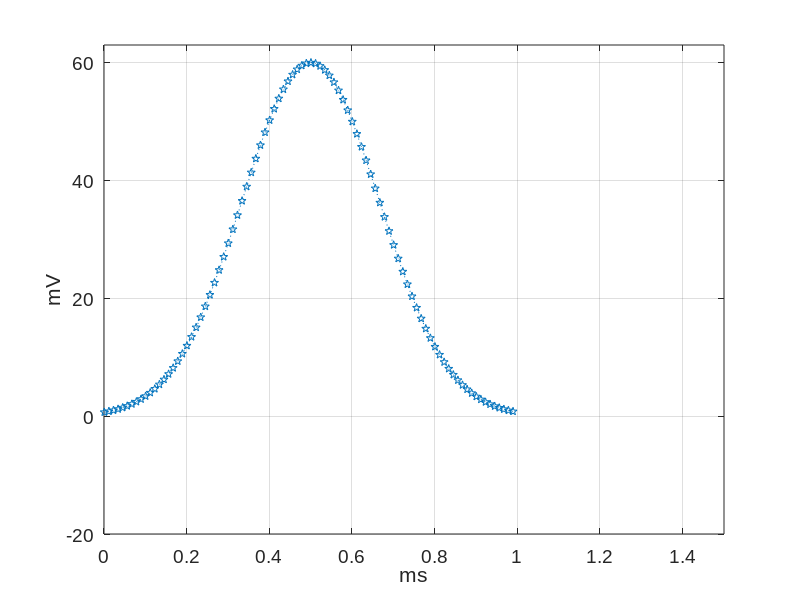

MATLAB code to generate this figure:
function impulse = impulseForm( p, rows, plotTF )
% Impulses 

if nargin==0
    p.saveGraph = false;
    plotTF = true;
    p.impulseType = 'gaussian';
    p.amplitudeHighFreq = 60*1e-3;      % V
    p.spikePeriod = 1e-3;               % s
    p.sampleRate  =  9*1e4;              % Hz
    rows = 1;                           % pixels
end

V = p.amplitudeHighFreq;
A = ( p.spikePeriod * p.sampleRate ) * sqrt(2) / 3 / 2;
b = round( A * sqrt( pi / 2 ) );
halfb = floor(b/2);
% T = p.sampleDuration;
T = p.spikePeriod;
halfN = ceil( T * p.sampleRate / 2 );
N = 2 * halfN;
t = ones(rows, N) .* linspace( 1, N, N);

phase = (2*rand(rows,1)-1);


switch p.impulseType
    
    case 'rectangular'
        impulse = zeros( rows, N );
        for j = 1: rows
            impulse( j, halfN + ceil(phase(j)) - halfb : halfN + halfb  ) = V;
        end
        
    case 'gaussian'
        impulse = V * exp( -( ( t - halfN - phase )/A).^ 2  );
        
    case 'gaussianPhased'
        impulse = V * exp( -( ( t - halfN - phase )/A).^ 2  );
        impulse = impulse .* (-1).^(1:1:N);

    case 'cozy'
        impulse = V * exp( -( ( t - halfN - phase )/(A)).^ 2  );
        impulse = impulse - 0.3 * V * exp( -( ( t -halfN - phase - A*sqrt(2) )/(A/sqrt(2))).^ 2  );
end




if plotTF == true
    
    set(0,'DefaultAxesFontName','arial');
    set(0,'DefaultAxesFontSize',14);

    impulse = impulse * 1e3;  % mV
    time = (t -phase) / p.sampleRate * 1000;   % ms
    plot( time', impulse', ':p' );
    grid ON;
    xlim( [ T/2 - p.spikePeriod*0.5, T/2 + p.spikePeriod*1]*1000  );
    ylim( [ -20 63] );
    xlabel('ms');
    ylabel('mV');
    
    if p.saveGraph == true
    
    chap = 'c6';
    sect = 's0';
    desc = 'impulsoRett';
    fileName = [chap sect desc];
    xts = 'epsc';
    path = 'graph/';
    
    % save and close figure
    saveas(gcf, [path fileName], xts);
    close;
    
end

end